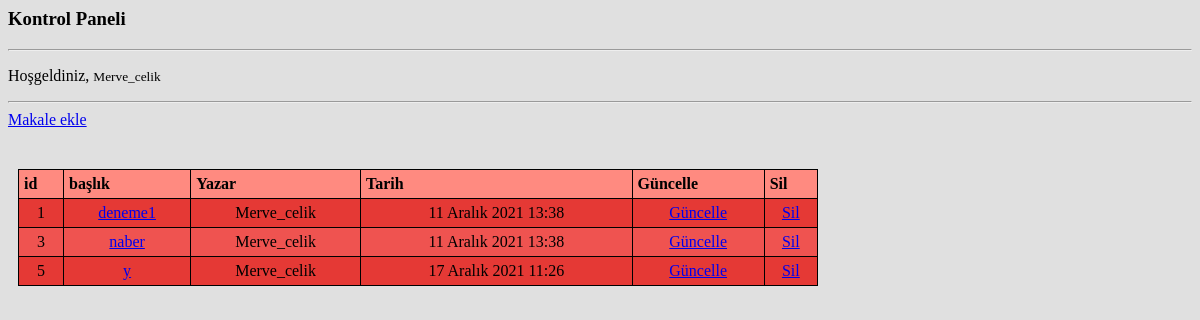
Screenshot of /articles/dashboard/ (signed in) with the database file from the repository.
### article/models.py (models this page shows, shortened)
class Article(models.Model):
    author = models.ForeignKey("auth.User",on_delete = models.CASCADE,verbose_name="Yazar")
    title = models.CharField(max_length=50,verbose_name="Başlık")
    content = models.TextField(verbose_name="İçerik")
    created_date = models.DateTimeField(auto_now_add=True,verbose_name="Oluşturulma Tarihi ")

### article/views.py (the view)
# urls.py: path('dashboard/',views.dashboard,name="dashboard"),
def dashboard(request):
    articles=Article.objects.filter(author=request.user)
    context={
        "articles":articles
    }
    return render(request,"dashboard.html",context)

### templates/dashboard.html (shortened to what this page needs)
<html>
    <head>
    </head>
	<body>
        <h3>Kontrol Paneli</h3>
		<hr>
        <p>Hoşgeldiniz, <small>{{request.user.username}}</small></p>
        <hr>
        <a class="btn btn-danger" href=/articles/addarticle> Makale ekle </a>
        {%if articles%}
        <div>
            <table id="tablo1">
            <tr>
            <th>id</th>
            <th>başlık</th>
            <th>Yazar</th>
            <th>Tarih</th>
            <th>Güncelle</th>
            <th>Sil</th>
            </tr>
            {%for article in articles%}
            <tr>
                <td>{{article.id}}</td>
                <td><a href="/articles/article/{{article.id}}">{{article.title}}</a></td>
                <td>{{article.author.username}}</td>
                <td>{{article.created_date}}</td>
                <td><a href="/articles/update/{{article.id}}">Güncelle</a></td>
                <td><a href="/articles/delete/{{article.id}}">Sil</a></td>
            </tr>
            {%endfor%}
            </table>
        </div>
        {%else%}
        <div>Henüz bir makaleniz bulunmuyor.</div>
        {%endif%}
    </body>
</html>

### templates/dashboard.html (style rules this page uses)
table,th,td { text-align:left; padding:5px; border:1px solid black; border-collapse:collapse; }
table#tablo1 { width:100%; }
table#tablo1 th { background-color:#FF8A80; color:black; }
table#tablo1 td { text-align:center; }
table#tablo1 tr:nth-child(odd) { background-color: #EF5350; }
table#tablo1 tr:nth-child(even) { background-color:#E53935; }
body { background-color:#E0E0E0; }
div { width:800px; height:auto; background-color:#EEEEEE; position:relative; top:40px; left:10px; }

### rows the page displays
Article: id "1", title "deneme1", author.username "Merve_celik", created_date "11 Aralık 2021 13:38"
Article: id "3", title "naber", author.username "Merve_celik", created_date "11 Aralık 2021 13:38"
Article: id "5", title "y", author.username "Merve_celik", created_date "17 Aralık 2021 11:26"

### other values shown
{{ request.user.username }} "Merve_celik"
